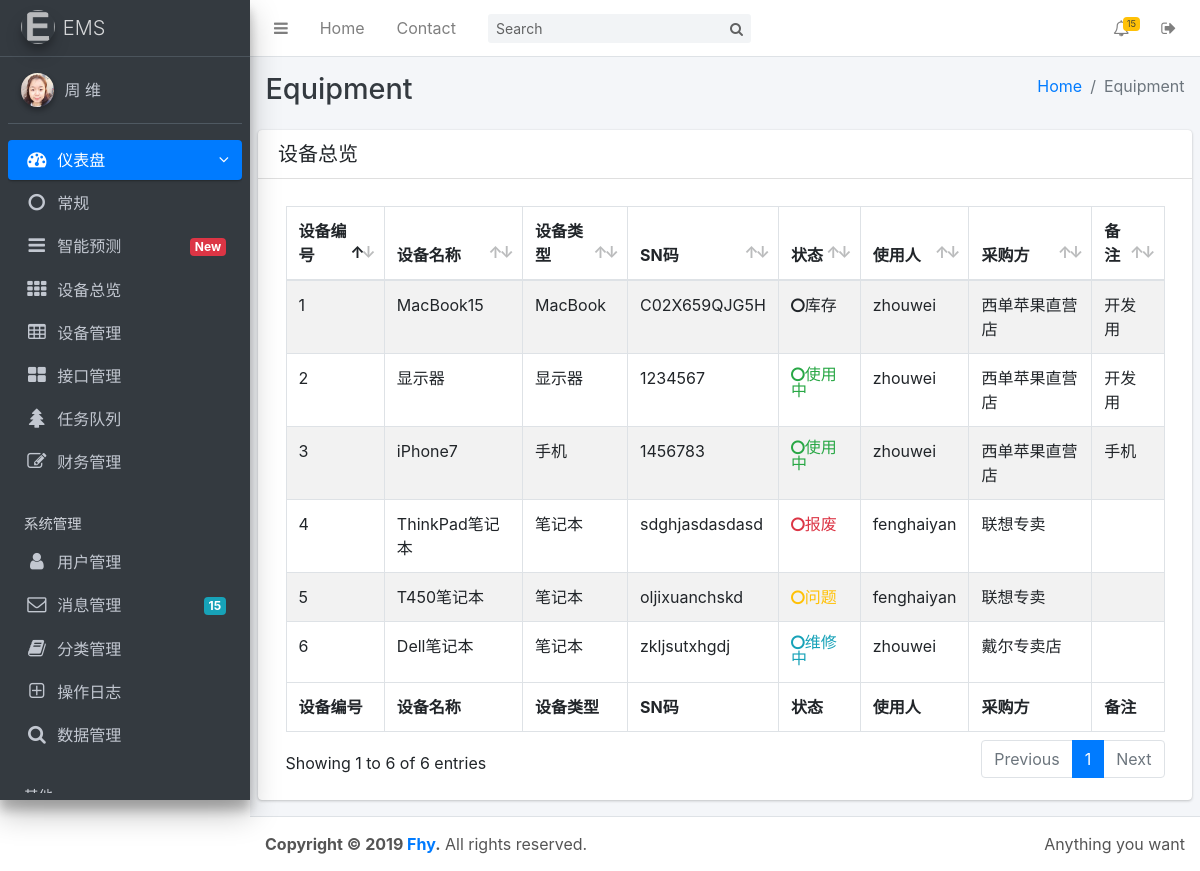
The app's page /equipment/ (signed in) with its own data.
### ems/models.py (models this page shows, shortened)
class Equipment(models.Model):
    gender = (
        ('unused', "库存"),
        ('useing', "使用中"),
        ('fixing', "维修中"),
        ('scrap', "报废"),
        ('problem', "问题"),
    )
    name = models.CharField(max_length=128, unique=True, verbose_name='设备名称')
    category = models.ForeignKey('Category', on_delete=models.CASCADE, verbose_name='设备类别')
    sn = models.CharField(max_length=128, unique=True, verbose_name='SN码/序列号')
    brand = models.ForeignKey('Brand', on_delete=models.CASCADE, default="", verbose_name='品牌')
    img = models.CharField(max_length=256, default="", blank=True, verbose_name='图片地址')
    state = models.CharField(max_length=32, choices=gender, default="库存", verbose_name='状态')
    user = models.ForeignKey('User', on_delete=models.CASCADE, verbose_name='使用人')
    remark = models.TextField(max_length=256, default="", blank=True, verbose_name='备注')
    procurement = models.ForeignKey('Merchant', on_delete=models.CASCADE, default="", null=True, verbose_name='采购方')
    c_time = models.DateTimeField(auto_now_add=True)
    class Meta:
        ordering = ["-c_time"]
        verbose_name = "设备"
        verbose_name_plural = "设备"

class Category(models.Model):
     name = models.CharField(max_length=128, unique=True, verbose_name='类别')
     c_time = models.DateTimeField(auto_now_add=True)
     def __str__(self):
        return self.name
     class Meta:
        ordering = ["-c_time"]
        verbose_name = "分类"
        verbose_name_plural = "分类"

class User(models.Model):
    gender = (
        ('male', "男"),
        ('female', "女"),
    )
    departments = (
        ('it', "信息部"),
        ('hr', "人力部"),
        ('administrative', "行政部"),
        ('financial', "财务部"),
        ('manager', "总经办"),
        ('sales', "销售部"),
        ('market', "市场部"),
    )
    name = models.CharField(max_length=128, unique=True, verbose_name='用户名')
    full_name = models.CharField(max_length=128, default="", verbose_name='姓名')
    password = models.CharField(max_length=256, verbose_name='密码')
    email = models.EmailField(unique=True, verbose_name='邮件')
    phone = models.CharField(max_length=128, default="", verbose_name='电话')
    sex = models.CharField(max_length=32, choices=gender, default="男", verbose_name='性别')
    department = models.CharField(max_length=32, choices=departments, default="", verbose_name='所属部门')
    c_time = models.DateTimeField(auto_now_add=True)
    def __str__(self):
        return self.name
    class Meta:
        ordering = ["-c_time"]
        verbose_name = "员工"
        verbose_name_plural = "员工"

class Merchant(models.Model):
    gender = (
        ('sell', "销售"),
        ('fixing', "维修"),
        ('recycle', "回收"),
    )
    name = models.CharField(max_length=128, unique=True, verbose_name='商户名称')
    phone = models.CharField(max_length=128, verbose_name='商户电话')
    contact = models.CharField(max_length=128, default="", verbose_name='联系人')
    email = models.CharField(max_length=256, default="", blank=True, verbose_name='邮件地址')
    info = models.TextField(max_length=256, default="", blank=True, verbose_name='店铺信息')
    type = models.CharField(max_length=32, choices=gender, default="")
    c_time = models.DateTimeField(auto_now_add=True)
    def __str__(self):
        return self.name
    class Meta:
        ordering = ["-c_time"]
        verbose_name = "商户"
        verbose_name_plural = "商户"

### ems/views.py (the view)
# urls.py: url(r'^equipment/', views.equipment),
@login_required
def equipment(request):
    equs = models.Equipment.objects.all()
    return render(request, 'equipment.html', {'page': 'Equipment', 'equs': equs})

### ems/templates/equipment.html (shortened to what this page needs)
{% extends 'base.html' %}
{% load staticfiles %}
{% block css %}
<link rel="stylesheet" href="{% static 'adminlte/css/ionicons.min.css' %}">
<link rel="stylesheet" href="{% static 'plugins/datatables/dataTables.bootstrap4.min.css' %}">
{% endblock %}
{% block content %}
<section class="content">
    <div class="row">
        <div class="col-12">
            <div class="card">
                <div class="card-header">
                    <h3 class="card-title">设备总览</h3>
                </div>
                <div class="card-body">
                    <table id="equipment-list" class="table table-bordered table-striped">
                        <thead>
                            <tr>
                                <th>设备编号</th>
                                <th>设备名称</th>
                                <th>设备类型</th>
                                <th>SN码</th>
                                <th>状态</th>
                                <th>使用人</th>
                                <th>采购方</th>
                                <th>备注</th>
                            </tr>
                        </thead>
                        <tbody>
                            {% for equ in equs %}
                            <tr>
                                <td>{{ equ.id }}</td>
                                <td>{{ equ.name }}</td>
                                <td>{{ equ.category }}</td>
                                <td>{{ equ.sn }}</td>
                                {% if equ.state == "useing" %}
                                <td>
                                    <i class="nav-icon fa fa-circle-o text-success">使用中</i>
                                </td>
                                {% elif equ.state == "problem" %}
                                <td>
                                    <i class="nav-icon fa fa-circle-o text-warning">问题</i>
                                </td>
                                {% elif equ.state == "unused" %}
                                <td>
                                    <i class="nav-icon fa fa-circle-o text-default">库存</i>
                                </td>
                                {% elif equ.state == "scrap" %}
                                <td>
                                    <i class="nav-icon fa fa-circle-o text-danger">报废</i>
                                </td>
                                {% elif equ.state == "fixing" %}
                                <td>
                                    <i class="nav-icon fa fa-circle-o text-info">维修中</i>
                                </td>
                                {% endif %}
                                <td>{{ equ.user }}</td>
                                <td>{{ equ.procurement }}</td>
                                <td>{{ equ.remark }}</td>
                            </tr>
                            {% endfor %}
                        </tbody>
                        <tfoot>
                            <tr>
                                <th>设备编号</th>
                                <th>设备名称</th>
                                <th>设备类型</th>
                                <th>SN码</th>
                                <th>状态</th>
                                <th>使用人</th>
                                <th>采购方</th>
                                <th>备注</th>
                            </tr>
                        </tfoot>
                    </table>
                </div>
            </div>
        </div>
    </div>
</section>
</div>
{% endblock %}

### ems/templates/base.html (shortened to what this page needs)
{% load staticfiles %}
<!DOCTYPE html>
<html lang="en">
<head>
    <link rel="stylesheet" href="{% static 'plugins/font-awesome/css/font-awesome.min.css' %}">
    <link rel="stylesheet" href="{% static 'adminlte/css/adminlte.min.css' %}">
    {% block css %}
    {% endblock %}
</head>
<body class="hold-transition sidebar-mini">
    <div class="wrapper">
        <nav class="main-header navbar navbar-expand bg-white navbar-light border-bottom">
            <ul class="navbar-nav">
                <li class="nav-item">
                    <a class="nav-link" data-widget="pushmenu" href="#"><i class="fa fa-bars"></i></a>
                </li>
                <li class="nav-item d-none d-sm-inline-block">
                    <a href="/index/" class="nav-link">Home</a>
                </li>
                <li class="nav-item d-none d-sm-inline-block">
                    <a href="#" class="nav-link">Contact</a>
                </li>
            </ul>
            <form class="form-inline ml-3">
                <div class="input-group input-group-sm">
                    <input class="form-control form-control-navbar" type="search" placeholder="Search"
                        aria-label="Search">
                    <div class="input-group-append">
                        <button class="btn btn-navbar" type="submit">
                            <i class="fa fa-search"></i>
                        </button>
                    </div>
                </div>
            </form>
            <ul class="navbar-nav ml-auto">
                <li class="nav-item dropdown">
                    <a class="nav-link" data-toggle="dropdown" href="#">
                        <i class="fa fa-bell-o"></i>
                        <span class="badge badge-warning navbar-badge">15</span>
                    </a>
                </li>
                <li class="nav-item">
                    <a class="nav-link" data-slide="true" href="/logout/"><i class="fa fa-sign-out"></i></a>
                </li>
            </ul>
        </nav>
        <aside class="main-sidebar sidebar-dark-primary elevation-4">
            <a href="/index/" class="brand-link">
                <img src="{% static 'adminlte/img/E.png' %}" alt="AdminLTE Logo"
                    class="brand-image img-circle elevation-3" style="opacity: .8">
                <span class="brand-text font-weight-light">EMS</span>
            </a>
            <div class="sidebar">
                <div class="user-panel mt-3 pb-3 mb-3 d-flex">
                    <div class="image">
                        <img src="{% static 'adminlte/img/fhy.png' %}" class="img-circle elevation-2" alt="User Image">
                    </div>
                    <div class="info">
                        <a href="/admin/auth/user/{{request.user.id}}/change/" class="d-block">{{ request.user.last_name }} {{ request.user.first_name }}</a>
                    </div>
                </div>
                <nav class="mt-2">
                    <ul class="nav nav-pills nav-sidebar flex-column" data-widget="treeview" role="menu"
                        data-accordion="false">
                        <li class="nav-item has-treeview menu-open">
                            <a href="#" class="nav-link active">
                                <i class="nav-icon fa fa-dashboard"></i>
                                <p>
                                    仪表盘
                                    <i class="right fa fa-angle-left"></i>
                                </p>
                            </a>
                            <ul class="nav nav-treeview">
                                <li class="nav-item">
                                    <a href="/index/" class="nav-link">
                                        <i class="fa fa-circle-o nav-icon"></i>
                                        <p>常规</p>
                                    </a>
                                </li>
                                <li class="nav-item">
                                    <a href="#" class="nav-link">
                                        <i class="fa fa-bars nav-icon"></i>
                                        <p>
                                            智能预测
                                            <span class="right badge badge-danger">New</span>
                                        </p>
                                    </a>
                                </li>
                            </ul>
                        </li>
                        <li class="nav-item">
                            <a href="/equipment/" class="nav-link">
                                <i class="nav-icon fa fa-th"></i>
                                <p> 设备总览 </p>
                            </a>
                        </li>
                        <li class="nav-item has-treeview">
                            <a href="/admin/ems/equipment/" class="nav-link">
                                <i class="nav-icon fa fa-table"></i>
                                <p> 设备管理 </p>
                            </a>
                        </li>
                        <li class="nav-item has-treeview">
                            <a href="#" class="nav-link">
                                <i class="nav-icon fa fa-th-large"></i>
                                <p> 接口管理 </p>
                            </a>
                        </li>
                        <li class="nav-item has-treeview">
                            <a href="#" class="nav-link">
                                <i class="nav-icon fa fa-tree"></i>
                                <p> 任务队列 </p>
                            </a>
                        </li>
                        <li class="nav-item has-treeview">
                            <a href="#" class="nav-link">
                                <i class="nav-icon fa fa-edit"></i>
                                <p> 财务管理 </p>
                            </a>
                        </li>
                        <li class="nav-header">系统管理</li>
                        <li class="nav-item">
                            <a href="/admin/ems/user/" class="nav-link">
                                <i class="nav-icon fa fa-user"></i>
                                <p> 用户管理 </p>
                            </a>
                        </li>
                        <li class="nav-item has-treeview">
                            <a href="#" class="nav-link">
                                <i class="nav-icon fa fa-envelope-o"></i>
                                <p>
                                    消息管理
                                    <span class="badge badge-info right">15</span>
                                </p>
                            </a>
                        </li>
                        <li class="nav-item has-treeview">
                            <a href="/admin/ems/category/" class="nav-link">
                                <i class="nav-icon fa fa-book"></i>
                                <p> 分类管理 </p>
                            </a>
                        </li>
                        <li class="nav-item has-treeview">
                            <a href="/admin/admin/logentry/" class="nav-link">
                                <i class="nav-icon fa fa-plus-square-o"></i>
                                <p> 操作日志 </p>
                            </a>
                        </li>
                        <li class="nav-item has-treeview">
                            <a href="#" class="nav-link">
                                <i class="nav-icon fa fa-search"></i>
                                <p>数据管理</p>
                            </a>
                        </li>
                        <li class="nav-header">其他</li>
                    </ul>
                </nav>
            </div>
        </aside>
        <div class="content-wrapper">
            <div class="content-header">
                <div class="container-fluid">
                    <div class="row mb-2">
                        <div class="col-sm-6">
                            <h1 class="m-0 text-dark">{{ page }}</h1>
                        </div>
                        <div class="col-sm-6">
                            <ol class="breadcrumb float-sm-right">
                                <li class="breadcrumb-item"><a href="/index/">Home</a></li>
                                <li class="breadcrumb-item active">{{ page }}</li>
                            </ol>
                        </div>
                    </div>
                </div>
            </div>
            {% block content %} {% endblock %}
            <footer class="main-footer">
                <div class="float-right d-sm-none d-md-block">
                    Anything you want
                </div>
                <strong>Copyright &copy; 2019 <a href="#">Fhy</a>.</strong> All rights reserved.
            </footer>
        </div>
</body>
</html>

### records on screen
Equipment: id "6", name "Dell笔记本", category "笔记本", sn "zkljsutxhgdj", state "维修中", user "zhouwei", procurement "戴尔专卖店"
Equipment: id "5", name "T450笔记本", category "笔记本", sn "oljixuanchskd", state "问题", user "fenghaiyan", procurement "联想专卖"
Equipment: id "4", name "ThinkPad笔记本", category "笔记本", sn "sdghjasdasdasd", state "报废", user "fenghaiyan", procurement "联想专卖"
Equipment: id "3", name "iPhone7", category "手机", sn "1456783", state "使用中", user "zhouwei", procurement "西单苹果直营店", remark "手机"
Equipment: id "2", name "显示器", category "显示器", sn "1234567", state "使用中", user "zhouwei", procurement "西单苹果直营店", remark "开发用"
Equipment: id "1", name "MacBook15", category "MacBook", sn "C02X659QJG5H", state "库存", user "zhouwei", procurement "西单苹果直营店", remark "开发用"

### other values on screen
{{ request.user.last_name }} "周"
{{ request.user.first_name }} "维"
{{ page }} "Equipment"
